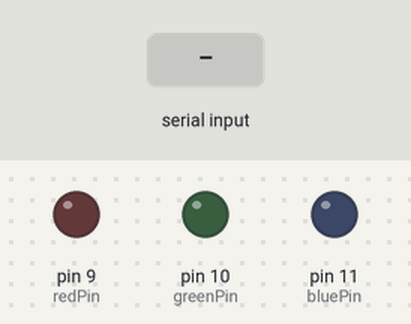
This sketch was run on a simulated Arduino Uno, built with avr-gcc and run on an emulated ATmega328P. Parts: output pins drawn as LEDs (lit = HIGH). Dashed ring = blinking. The test bench sets the inputs (shaded band).

Above: at 1.2 s.
1.3 s: "1" received over the second serial link
At 1.8 s:
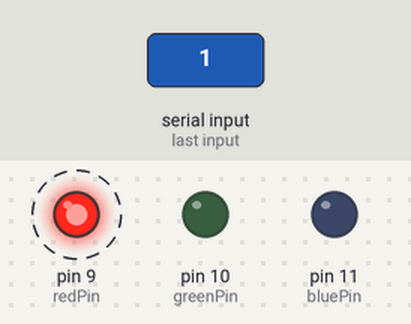
4.3 s: "4" received over the second serial link
At 5.0 s:
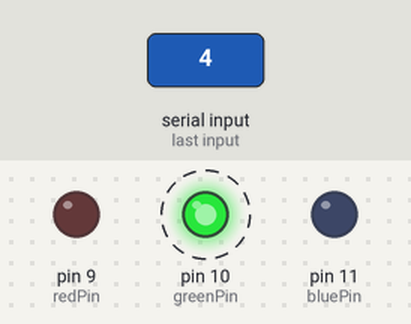
7.3 s: "7" received over the second serial link
At 8.0 s:
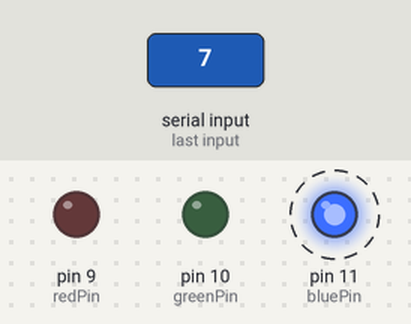
10.3 s: "2" received over the second serial link
At 10.7 s:
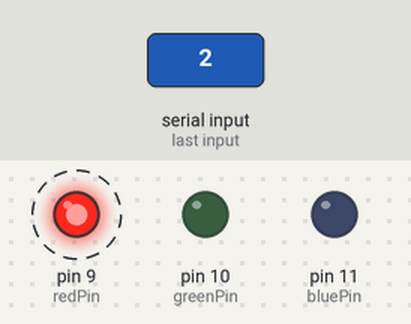
13.3 s: "5" received over the second serial link
At 13.8 s:
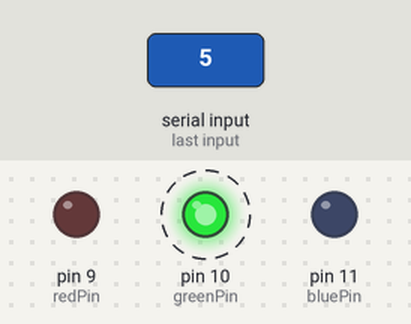
Timing chart, 0 to 17.3 s (numbered marks = the images above; inputs shaded):
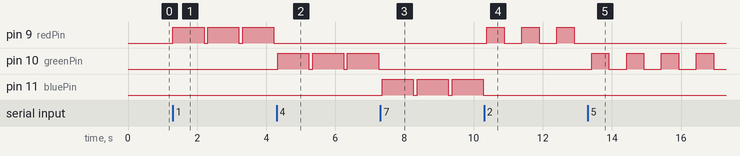

The sketch:

vlcbluetooth.ino
```cpp
//done by T SAI RUTHVIK
//3 color LED Change

#include <SoftwareSerial.h>
SoftwareSerial BT(8, 12);
// creates a "virtual" serial port/UART
// connect BT module TX to D10
// connect BT module RX to D11
// connect BT Vcc to 5V, GND to GND

//int DC = 0.0019/100;
float Ton = 50;
float Ton1 = 900;
float Ton2 = 500;
float Ton3 = 100;
//int Toff = Ton/DC-Ton;
float Tperiod = 1000;
//long Tperiod = 1000000;
float Toff = Tperiod - Ton;
float Toff1 = Tperiod - Ton1;
float Toff2 = Tperiod - Ton2;
float Toff3 = Tperiod - Ton3;
//float Toff= (Tperiod - Ton)/1000;
int redPin = 9;
int greenPin = 10;
int bluePin = 11;

void setup() {
 //Serial.begin(4800);
  pinMode(redPin, OUTPUT);
  pinMode(greenPin, OUTPUT);
  pinMode(bluePin, OUTPUT);
  // set the data rate for the SoftwareSerial port
  BT.begin(9600);
  // Send test message to other device
  BT.println("Hello from Arduino");
}
char a;

void loop(){

 if (BT.available())
  // if text arrived in from BT serial...
  {
    a=(BT.read());
   }
    else;
    {
    if (a=='1')
    {
      //Serial.println(Toff);
  analogWrite(redPin,255);
  //delayMicroseconds(Ton);
  delay(Ton1);
  analogWrite(redPin, 0);
  //delayMicroseconds(Toff);
  delay(Toff1);
  BT.println("Ton=900");
  return;
  }


    if (a=='2')
    {
      //Serial.println(Toff);
  analogWrite(redPin,255);
  //delayMicroseconds(Ton);
  delay(Ton2);
  analogWrite(redPin, 0);
  //delayMicroseconds(Toff);
  delay(Toff2);
  BT.println("Ton=500");
   return;
    }

    if (a=='3')
    {
      //Serial.println(Toff);
  analogWrite(redPin,255);
  //delayMicroseconds(Ton);
  delay(Ton3);
  analogWrite(redPin, 0);
  //delayMicroseconds(Toff);
  delay(Toff3);
  BT.println("Ton=100");
    return;
    }

     if (a=='4')
    {
      //Serial.println(Toff);
  analogWrite(greenPin,255);
  //delayMicroseconds(Ton);
  delay(Ton1);
  analogWrite(greenPin, 0);
  //delayMicroseconds(Toff);
  delay(Toff1);
  BT.println("Ton=900");
    return;
    }

     if (a=='5')
    {
      //Serial.println(Toff);
  analogWrite(greenPin,255);
  //delayMicroseconds(Ton);
  delay(Ton2);
  analogWrite(greenPin, 0);
  //delayMicroseconds(Toff);
  delay(Toff2);
  BT.println("Ton=500");
    return;
    }

     if (a=='6')
    {
      //Serial.println(Toff);
  analogWrite(greenPin,255);
  //delayMicroseconds(Ton);
  delay(Ton3);
  analogWrite(greenPin, 0);
  //delayMicroseconds(Toff);
  delay(Toff3);
  BT.println("Ton=100");
    return;
    }

     if (a=='7')
    {
      //Serial.println(Toff);
  analogWrite(bluePin,255);
  //delayMicroseconds(Ton);
  delay(Ton1);
  analogWrite(bluePin, 0);
  //delayMicroseconds(Toff);
  delay(Toff1);
  BT.println("Ton=900");
    return;
    }

     if (a=='8')
    {
      //Serial.println(Toff);
  analogWrite(bluePin,255);
  //delayMicroseconds(Ton);
  delay(Ton2);
  analogWrite(bluePin, 0);
  //delayMicroseconds(Toff);
  delay(Toff2);
  BT.println("Ton=500");
    return;
    }

     if (a=='9')
    {
      //Serial.println(Toff);
  analogWrite(bluePin,255);
  //delayMicroseconds(Ton);
  delay(Ton3);
  analogWrite(bluePin, 0);
  //delayMicroseconds(Toff);
  delay(Toff3);
  BT.println("Ton=100");
    return;
    }
 }

}

void setColor(int red, int green, int blue)
{
  #ifdef COMMON_ANODE
    red = 255 - red;
    green = 255 - green;
    blue = 255 - blue;
  #endif
  analogWrite(redPin, red);
  analogWrite(greenPin, green);
  analogWrite(bluePin, blue);
}
```

Measured:
- after the input at 1.3 s, pin 9 (redPin): alternates HIGH for 0.90 s and LOW for 0.11 s, starting at once
- after the input at 4.3 s, pin 9 (redPin): stops changing and stays LOW; pin 10 (greenPin): alternates HIGH for 0.90 s and LOW for 0.11 s, starting at once
- after the input at 7.3 s, pin 10 (greenPin): stops changing and stays LOW; pin 11 (bluePin): alternates HIGH for 0.90 s and LOW for 0.11 s, starting after 0.06 s
- after the input at 10.3 s, pin 9 (redPin): alternates HIGH for 0.50 s and LOW for 0.51 s, starting after 0.09 s; pin 11 (bluePin): stops changing and stays LOW
- after the input at 13.3 s, pin 9 (redPin): stops changing and stays LOW; pin 10 (greenPin): alternates HIGH for 0.50 s and LOW for 0.51 s, starting after 0.11 s
